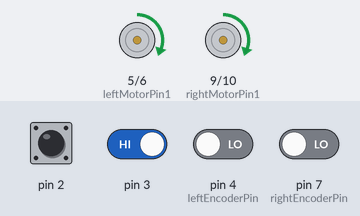
A sketch run on a simulated Arduino Uno, built with avr-gcc and run on an emulated ATmega328P. On the bench: motor-driver pin pairs drawn as motors (green arrow = first pin HIGH = forward, orange = second pin HIGH = backward, longer = more drive). The test bench sets the inputs (shaded band); at power-on: pin 3 HIGH, pin 2, pin 4 (leftEncoderPin), pin 7 (rightEncoderPin) LOW. What the sketch prints to the serial monitor is not drawn.

Above: at 4.2 s.
4.3 s: pin 2 driven HIGH
At 5.1 s:
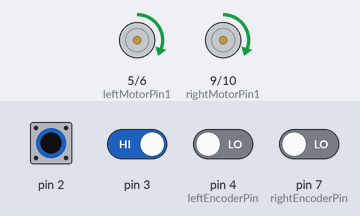
5.8 s: pin 3 driven LOW
At 6.2 s:
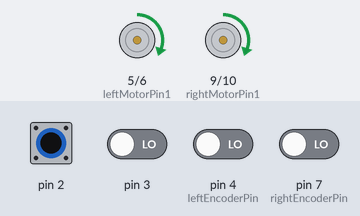
7.3 s: pin 2 pulsed LOW 5 times (0.12 s each, 0.3 s apart)
At 7.9 s:
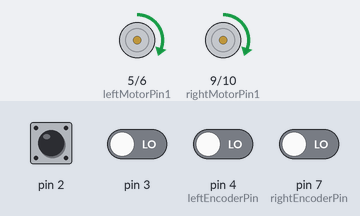
Timing chart, 0 to 10.3 s (numbered marks = the images above; inputs shaded):
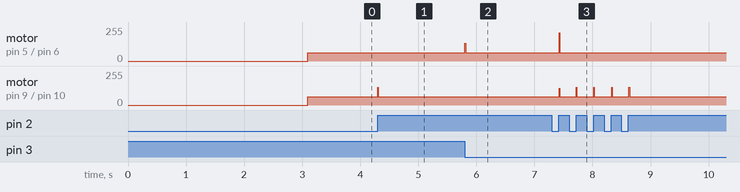

Measured:
- after the input at 4.3 s, motor on pin 9 (rightMotorPin1) / pin 10 (rightMotorPin2): forward 63/255 → forward 133/255 at once, → forward 63/255 0.01 s later
- after the input at 5.8 s, motor on pin 5 (leftMotorPin1) / pin 6 (leftMotorPin2): forward 63/255 → forward 133/255 at once, → forward 63/255 0.01 s later

The sketch:

Test_12_06.ino
```cpp
/*
   Notes for circuit building:
   - Left is white wheel, Right is black wheel
   - LEFT/RIGHT Encoder Pins: A to D2/D3, B to D4/D7
   - LEFT/RIGHT Motor Pins: M1 to 26f/26e, M2 to 23f/23e ~~~ This is opposite (relative to h-bridge) b/c the wheels are mirrored
   - LEFT/RIGHT Motor Control Pins: D5/D9 to 22f/27e, D6/D10 to 27f/22e
   - Make sure Encoder power pin is connected to 5v and not the battery!!!
   - Make sure to ground the arduino with the battery!!!


   circumference = 12.57 cm
   1 revolution = 30 ticks
   12.57 cm  per 30 ticks implies that 100 ticks is 42cm. 43 ticks is 18 cm (about the distance of 1 cell).
*/

int leftInterrupt = 0; //Actualy pin 2
int leftEncoderPin = 4;
int rightInterrupt = 1; //Actually pin 3
int rightEncoderPin = 7;

int leftMotorPin1 = 5;
int leftMotorPin2 = 6;
int rightMotorPin1 = 9;
int rightMotorPin2 = 10;

volatile int leftTicks = 0;
volatile int rightTicks = 0;

volatile long timer_sampling_interval = 10; //sampling time in microseconds
volatile long time_out = 100;
double vel_sampling_interval = 2; //In number of ticks

volatile long timer = 0;
volatile long current_time = 0;


int targetSpeed = 50;

double pidOutput = 0;

void setup() {
  delay(3000);
  Serial.begin(9600);
  //Initialize pins
  pinMode(leftInterrupt, INPUT);
  pinMode(leftEncoderPin, INPUT);

  pinMode(leftMotorPin1, OUTPUT);
  pinMode(rightMotorPin1, OUTPUT);
  pinMode(leftMotorPin2, OUTPUT);
  pinMode(rightMotorPin2, OUTPUT);

  pinMode(rightInterrupt, INPUT);
  pinMode(rightEncoderPin, INPUT);

  //Attach Interrupts
  attachInterrupt(leftInterrupt, onLeftInterrupt, RISING);
  attachInterrupt(rightInterrupt, onRightInterrupt, FALLING); //Falling the wheels are mirrored on the vehicle

  //Start Timer
  timer = millis();
}

void onLeftInterrupt() {
  //We know that pin1 just switched to LOW
  if (digitalRead(leftEncoderPin) == 0) { //Check if pin2 is at low as well
    leftTicks--; //If so, then it is moving forward
  }
  else {
    leftTicks++; //Otherwise, it is moving backwards
  }
}


void onRightInterrupt() {
  //We know that pin1 just switched to LOW
  if (digitalRead(rightEncoderPin) == 0) { //Check if pin2 is at low as well
    rightTicks--; //If so, then it is moving forward
  }
  else {
    rightTicks++; //Otherwise, it is moving backwards
  }
}

void setSpeedLeft(float spd) {
  int value = spd * 255;
  if (value>0){
    analogWrite(leftMotorPin2, min(value,255));
  }
  else if (value < 0){
    analogWrite(leftMotorPin1, min(-1*value,255));
  }
  else{
    analogWrite(leftMotorPin1, min(value,0));
    analogWrite(leftMotorPin2, min(value,0));
  }


}

void setSpeedRight(float spd) {
  int value = spd * 255;
  if (value>0){
    analogWrite(rightMotorPin2, min(value,255));
  }
  else if (value < 0){
    analogWrite(rightMotorPin1, min(-1*value,255));
  }
  else{
    analogWrite(rightMotorPin1, min(value,0));
    analogWrite(rightMotorPin2, min(value,0));
  }
}

/*
  double prev_left_error = 0;
  double prev_right_error = 0;
  double left_error = 0;
  double right_error = 0;
  double delta_time = 0;
*/
double error = 0 ;
double prev_error = 0;
double P = -10;
double D = -100;
double scale = 500;

double pidControl(double P, double D, double error, double prev_error) {
  int delta_error = error - prev_error;
  return P * error + D * delta_error;
}

int temp = 0;
int targetDist = 50; //100 = 42.5 cm
int target_left = targetDist + leftTicks;
int target_right = targetDist + rightTicks;
int remaining = targetDist;

  double leftSpeed = 0;
  double rightSpeed = 0;
  int prevLeftTicks = leftTicks;
  int prevRightTicks= rightTicks;
  double prevLeftSpeed = leftSpeed;
  double prevRightSpeed = rightSpeed;
  double prevactualVelX = prevLeftSpeed+prevRightSpeed;
  double leftAcc = 0;
  double rightAcc = 0;
  double delta_time = 1;
  double Acc = 0;
  double Acc_sum = 0;
  double samples = 0;
  double dec = 50; //  ticks per second squared
  double velX [11];
  double velW [11];
  double idealVelX=0;
  double idealVelW=0;
  double velErrorX;
  double velErrorW;
  double posErrorX;
  double posErrorW;
  double oldPosErrorX;
  double errorX;
  double errorW;
  double accelX=0.1;
  double accelW = 0.1;

  double actualVelX;
  double actualVelW;
  int i = 0;

bool checkRemainingDistance(int ticks){
  return ((actualVelX*actualVelX)/(2*dec))<ticks;
}

//The next 4 functions are to simulate a ring buffer which idk how to implement otherwise.
void pushX(double actualVelX){
  for(int i=0;i++;i<10){
    velX[i] = velX[i+1];
  }
  velX[10] = actualVelX;
}

void pushW(double actualVelW){
  for(int i=0;i++;i<10){
    velW[i] = velW[i+1];
  }
  velW[10] = actualVelW;
}

double findValidX(){
  double x;
  for(int i=0;i++;i<10){
    if(velX[i]!=0){
      x = velX[i];
    }
  }
  return x;
}


double findValidW(){
  double x;
  for(int i=0;i++;i<10){
    if(velW[i]!=0){
      x = velW[i];
    }
  }
  return x;
}

void updateState(){
   //Calculate actualVelX & actualVelW
   //Serial.println(delta_time);
     if(delta_time > timer_sampling_interval){
        leftSpeed = ((double)(leftTicks)-double(prevLeftTicks))*1000/delta_time;
        rightSpeed = ((double)(rightTicks)-double(prevRightTicks))*1000/delta_time;
        actualVelX = (leftSpeed+rightSpeed)/2;
        actualVelW = (leftSpeed - rightSpeed);
        if(actualVelX == 0){
          pushX(actualVelX);
          actualVelX = findValidX();
        }

      Serial.println(actualVelX);

      prevLeftTicks=leftTicks;
      prevRightTicks=rightTicks;
      timer = current_time;

   }
}


double Kp=-0.002;
  double Kd=-0.1;
void setPWM(double targetVelX, double targetVelW){
  if(idealVelX<targetVelX){
    idealVelX+=accelX;
  }
  else if(idealVelX > targetVelX){
    idealVelX-=accelX;
  }
  else{
    idealVelX=idealVelX;
  }

  if(idealVelW<targetVelW){
    idealVelW+=accelW;
  }
  else if(idealVelW > targetVelW){
    idealVelW-=accelW;
  }
  else{
    idealVelW=idealVelW;
  }
  velErrorX = idealVelX - actualVelX;
  velErrorW = idealVelW - actualVelW;

  posErrorX = velErrorX * delta_time/1000;
  posErrorW = velErrorW * delta_time/1000;

  errorW = Kp*posErrorW+Kd*velErrorW;
  errorX = Kp*(posErrorX) + Kd*velErrorX;
  //Serial.print(errorW);
  //Serial.print("    ");
  //Serial.print(errorX);
  //Serial.println("");
  setSpeedLeft(errorX/10+errorW/50);
  setSpeedRight(errorX/10-errorW/50);
}


void loop() {
  current_time=millis();
  delta_time = current_time-timer;
  updateState();
  setPWM(25,0);
  //Serial.println(actualVelX);
  //setSpeedLeft(0.25);
  //setSpeedRight(0.25);

  /*current_time=millis();
    delta_time = current_time-timer;

  error = leftTicks - rightTicks;
  pidOutput = pidControl(P, D, error, prev_error) / scale;
  remaining = (target_left-leftTicks+target_right-rightTicks)/2;
  if(checkRemainingDistance(remaining)){
    //Serial.println(checkRemainingDistance(remaining));
    //Serial.println(remaining);
    setSpeedLeft(0.2 + pidOutput);
    setSpeedRight(0.2 - pidOutput);
  }
  else{
    setSpeedLeft(pidOutput);
    setSpeedRight(-pidOutput);
    //Serial.println(checkRemainingDistance(remaining));
    Serial.println(remaining);
  }
  /*Serial.print(remaining);
  Serial.print("     ");
  Serial.print((leftTicks+rightTicks)/2);
  Serial.println("");
  temp = rightTicks;
  prev_error = error;
  */

}
```

Motors.cpp
```cpp
#include "Arduino.h"
#include "Motors.h"

Motors::Motors(int m_leftMotorPin1, int m_leftMotorPin2, int m_rightMotorPin1, int m_rightMotorPin2,
      int m_leftInterrupt, int m_leftEncoderPin, int m_rightInterrupt, int m_rightEncoderPin)
{
  Serial.begin(9600);

  leftMotorPin1 = m_leftMotorPin1;
  leftMotorPin2 = m_leftMotorPin2;
  rightMotorPin1 = m_rightMotorPin1;
  rightMotorPin2 = m_rightMotorPin2;

  leftInterrupt = m_leftInterrupt;
  leftEncoderPin = m_leftEncoderPin;
  rightInterrupt = m_rightInterrupt;
  rightEncoderPin = m_rightEncoderPin;

  leftTicks = 0;
  rightTicks = 0;
  prev_error = 0;
  prev = 0;
  error = leftTicks - rightTicks;
  delta_error = error - prev_error;
  P = -10;
  D = -100;
  scale = 500;
  pidOutput = 0;

  //Speed variables (Units: pulses/microsecond)
  leftSpeed=0;
  rightSpeed=0;

  timer_sampling_interval = 50; //sampling time in microseconds

  timer = 0;
  current_time = 0;

  targetSpeed=50;


  Serial.print("hello world");

}

void Motors::onLeftInterrupt() {
  //We know that pin1 just switched to LOW
  if(digitalRead(leftEncoderPin)==0){ //Check if pin2 is at low as well
    leftTicks--; //If so, then it is moving forward
  }
  else{
    leftTicks++; //Otherwise, it is moving backwards
  }
}

void Motors::onRightInterrupt() {
  //We know that pin1 just switched to LOW
  if(digitalRead(rightEncoderPin)==0){ //Check if pin2 is at low as well
    rightTicks--; //If so, then it is moving forward
  }
  else{
    rightTicks++; //Otherwise, it is moving backwards
  }
}

void Motors::driveLeft(float spd) {
  int value = spd * 200;
  if (value > 255)
    value = 255;
  if (value < 0)
    value = 0;
  analogWrite(leftMotorPin2, value);
}

void Motors::driveRight(float spd) {
  int value = spd * 200;
  if (value > 255)
    value = 255;
  if (value < 0)
    value = 0;
  analogWrite(rightMotorPin2, value);
}

float Motors::pidControl(float P,float D,float error,float prev_error){
  int delta_error = error - prev_error;
  return P * error + D * delta_error;
}

void Motors::m_run() {
  error = leftTicks-rightTicks;
  Serial.println(pidOutput);
  pidOutput=pidControl(P,D,error,prev_error)/scale;
  driveLeft(0.25+pidOutput);
  driveRight(0.25-pidOutput);
  prev_error = error;
}
```

Motors.h
```cpp
/*
  Motors.h - Library for using two motors.
  Created by Baemax.
*/

#ifndef Motors_h
#define Motors_h

//#include "Arduino.h"

class Motors {
  private:
    volatile int leftTicks;
    volatile int rightTicks;
    int prev_error;
    int prev;
    int error;
    int delta_error;
    float P;
    float D;
    float scale;
    float pidOutput;

    //Speed variables (Units: pulses/microsecond)
    volatile int leftSpeed;
    volatile int rightSpeed;

    volatile long timer_sampling_interval; //sampling time in microseconds

    volatile long timer;
    volatile long current_time;

    int targetSpeed;


    int leftMotorPin1;
    int leftMotorPin2;
    int rightMotorPin1;
    int rightMotorPin2;
    int leftInterrupt;
    int leftEncoderPin;
    int rightInterrupt;
    int rightEncoderPin;


  public:
    Motors(int m_leftMotorPin1, int m_leftMotorPin2, int m_rightMotorPin1, int m_rightMotorPin2,
      int m_leftInterrupt, int m_leftEncoderPin, int m_rightInterrupt, int m_rightEncoderPin);

    void onLeftInterrupt();

    void onRightInterrupt();

    void driveLeft(float spd);

    void driveRight(float spd);

    float pidControl(float P,float D,float error,float prev_error);

    void m_run();
};

#endif
```
